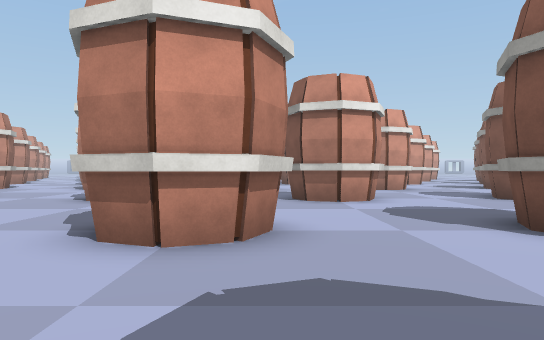
[1] (above)

24 first-person views from a walk through a 3-D level made in the Unity game engine. The camera is 1.4 m above the floor, looks level and sees 70° across. The floor is counted in squares, 2 m on a side. Each view is taken from the middle of a square. On the plan, view 1 faces up. The plan holds only what a view shows up to about 11 squares ahead; the rest is blank. The place goes on beyond the plan. Some animated figures are not drawn. Some surface patterns are stand-ins.

[2]
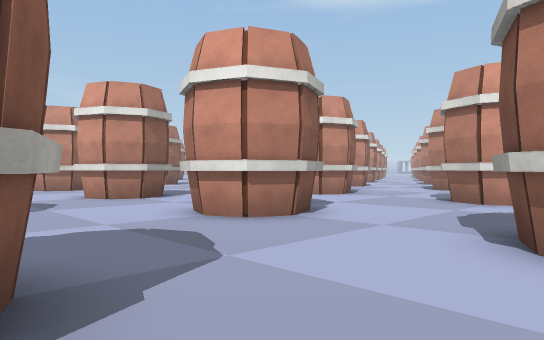

[3]
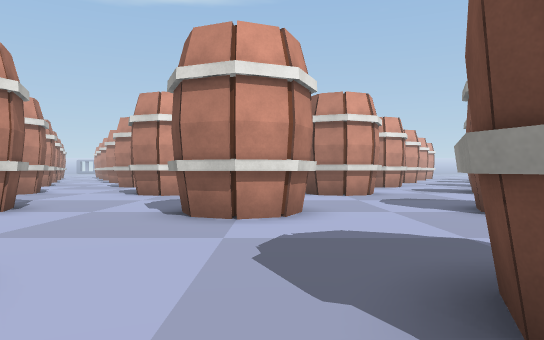

[4]
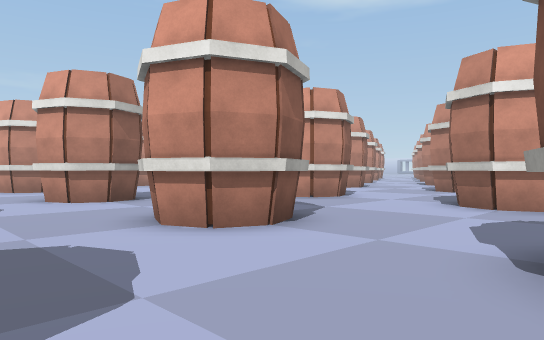

[5]
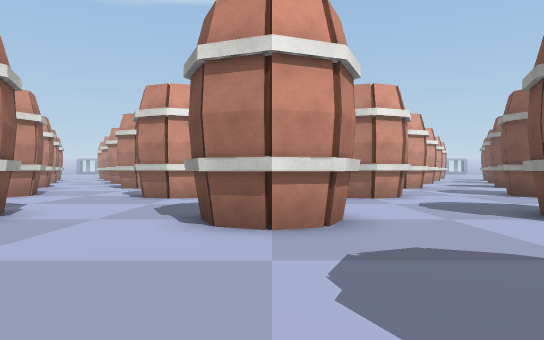

[6]
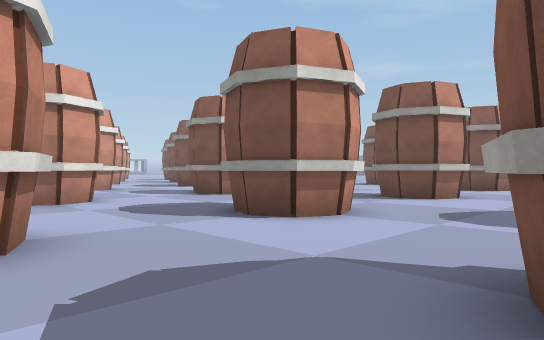

[7]
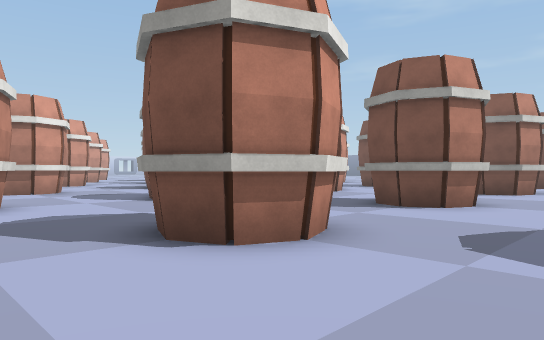

[8]
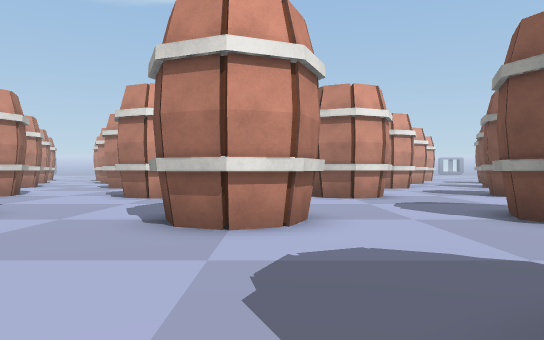

[9]
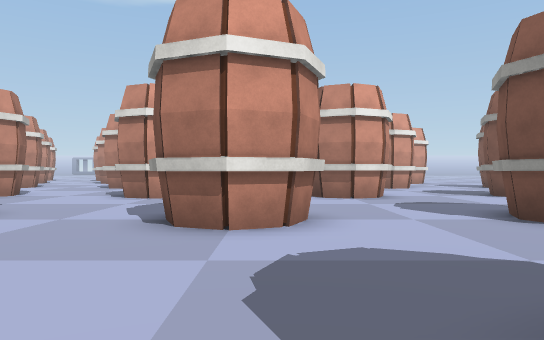

[10]
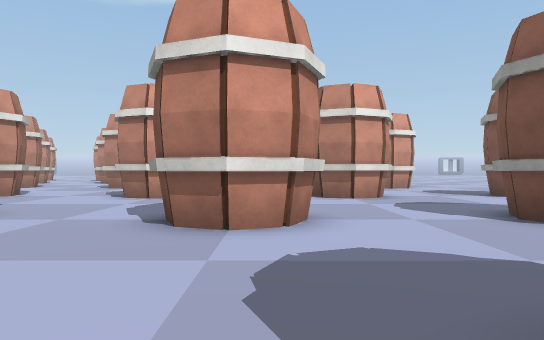

[11]
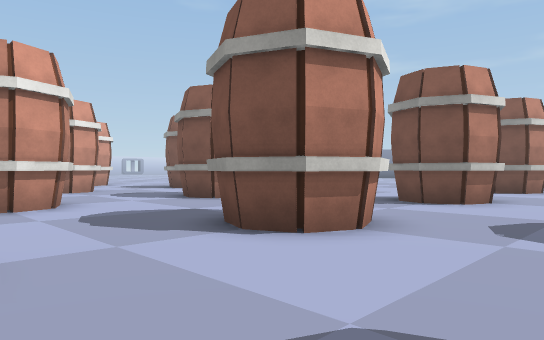

[12]
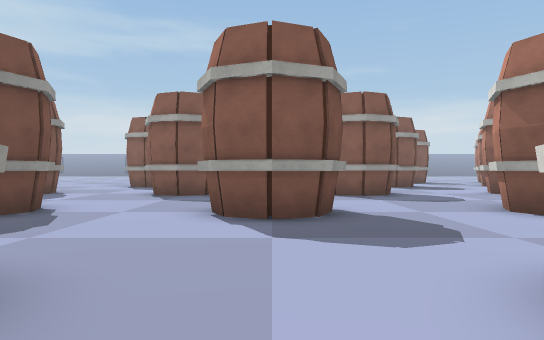

[13]
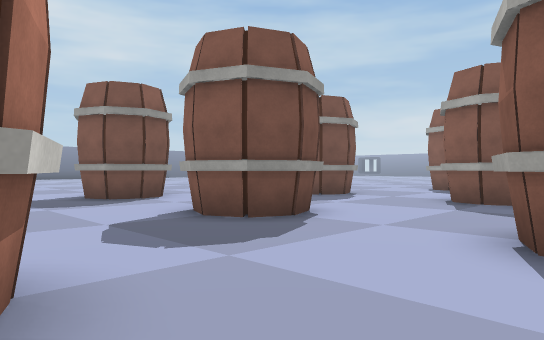

[14]
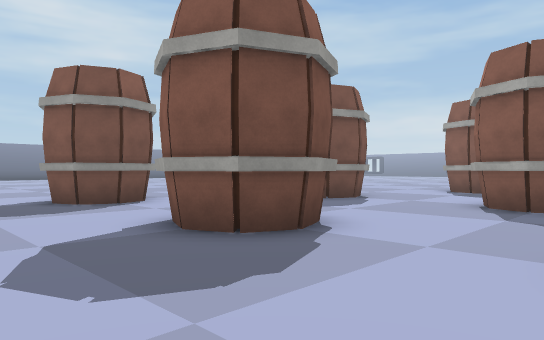

[15]
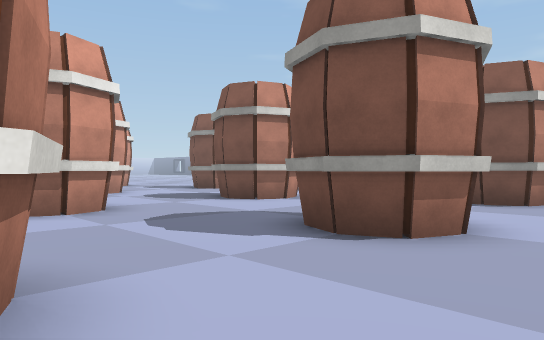

[16]
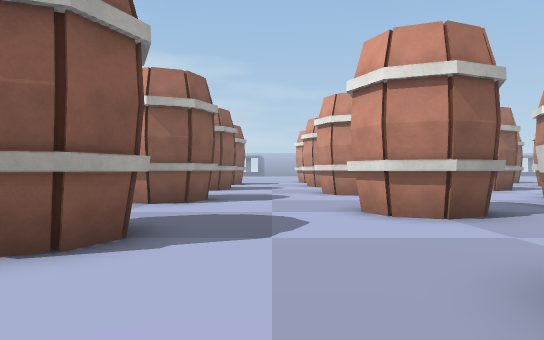

[17]
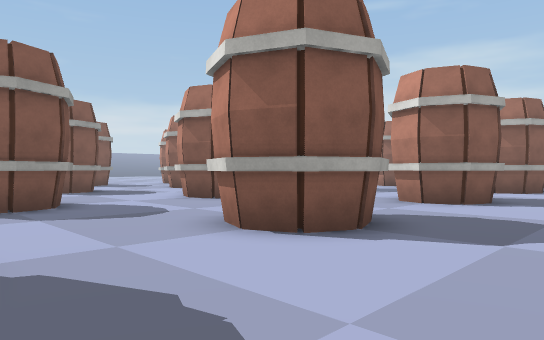

[18]
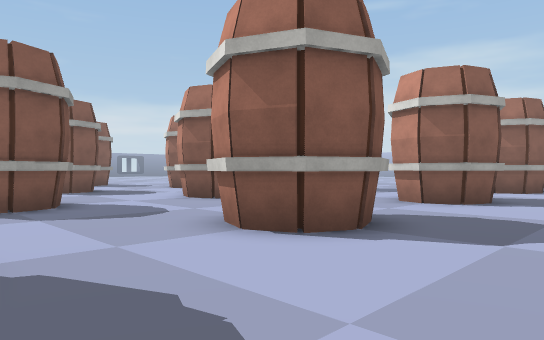

[19]
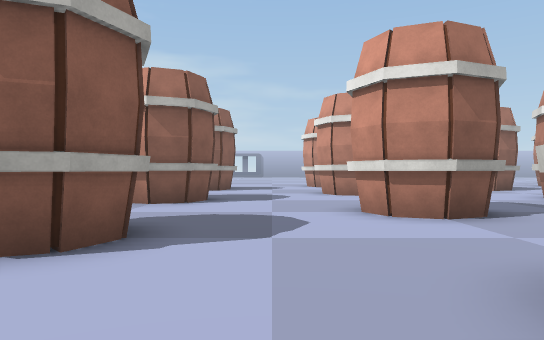

[20]
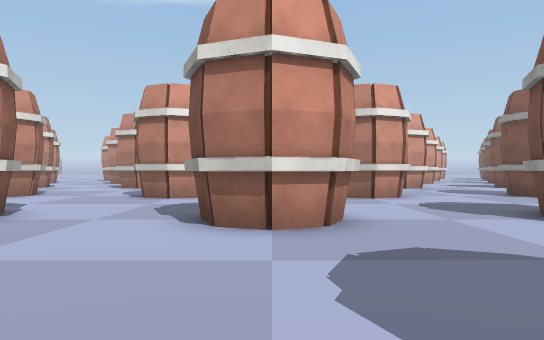

[21]
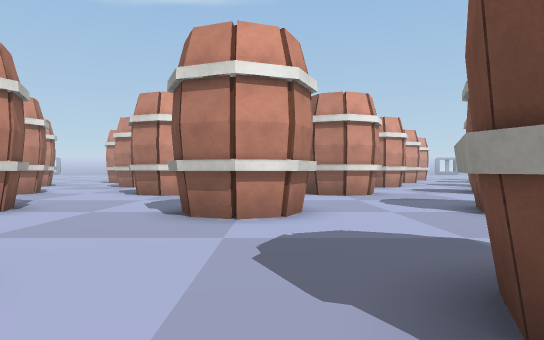

[22]
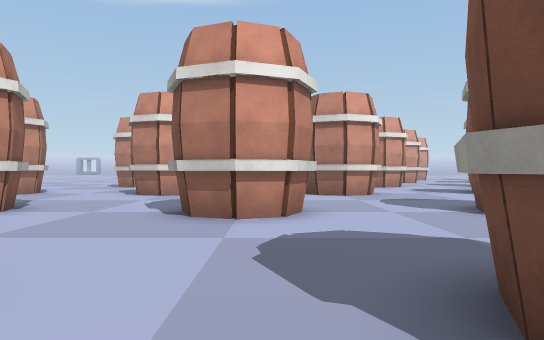

[23]
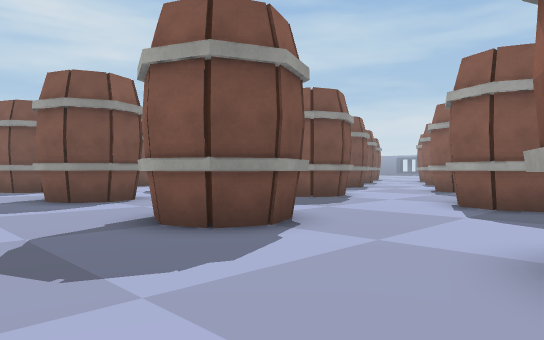

[24]
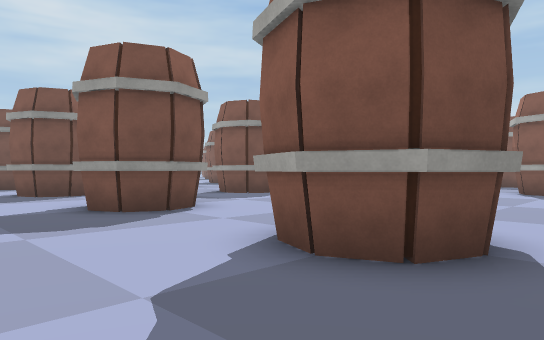

### Floor plan
Key: @ floor where view 1 was taken; # wall or solid block; . floor; O other object.
Columns run from 23 left of view 1 to 13 right of it. Each row starts with its distance up from view 1.
 25             ##.. ##.. ##..#  ..#  ..O
 24 .##O..##O..##O..##O..##O..##O..##O..O
 23 ....................................
 22 ....................................
 21 .............................. ....
 20 O...O#...O#...O ...O ...O ...O ...O
 19 O...##...##...##...##...##...##...#
 18 ..................................
 17  ...................................
 16 ................................. ...
 15 .###..###..###..###..#  ..#  ..#  ..O
 14 .# O..# O..##O..##O..##O..##O..##O..O
 13 .....................................
 12  ....................................
 11 ......................... ..........
 10 O...O#...O#...O#...O ...O ...O ...O
  9 O...##...##...##...##...##...##...##.
  8 .....................................
  7 .....................................
  6 .....................................
  5 .###..###..###.. ##..###..###..###..O
  4    O..# O.. #O..##O..##O..# O..# O..O
  3    ........................ .....
  2       ....................   .....
  1       ....................   .....
  0     O#...O#...O#   O#..@O#   O#...O
 -1      #... #...                 ...#
 -2       ...  ...                 ...
 -3        ..   ..                 ..

Positions as (right, up) in squares from view 1, and headings:
1: (0, 0), facing up
2: (-1, 0), facing up-left
3: (-3, 3), facing up
4: (-4, 6), facing up-left
5: (-6, 9), facing up
6: (-6, 10), facing up-right
7: (-4, 11), facing up-right
8: (-3, 14), facing up
9: (2, 14), facing up
10: (7, 14), facing up
11: (5, 11), facing up-right
12: (4, 11), facing down
13: (4, 9), facing down-right
14: (5, 8), facing down-right
15: (7, 7), facing up-right
16: (-7, 7), facing left
17: (-7, 8), facing down-left
18: (-12, 8), facing down-left
19: (-12, 7), facing left
20: (-11, 9), facing up
21: (-13, 13), facing up
22: (-18, 13), facing up
23: (-23, 13), facing down-right
24: (-23, 18), facing down-right
